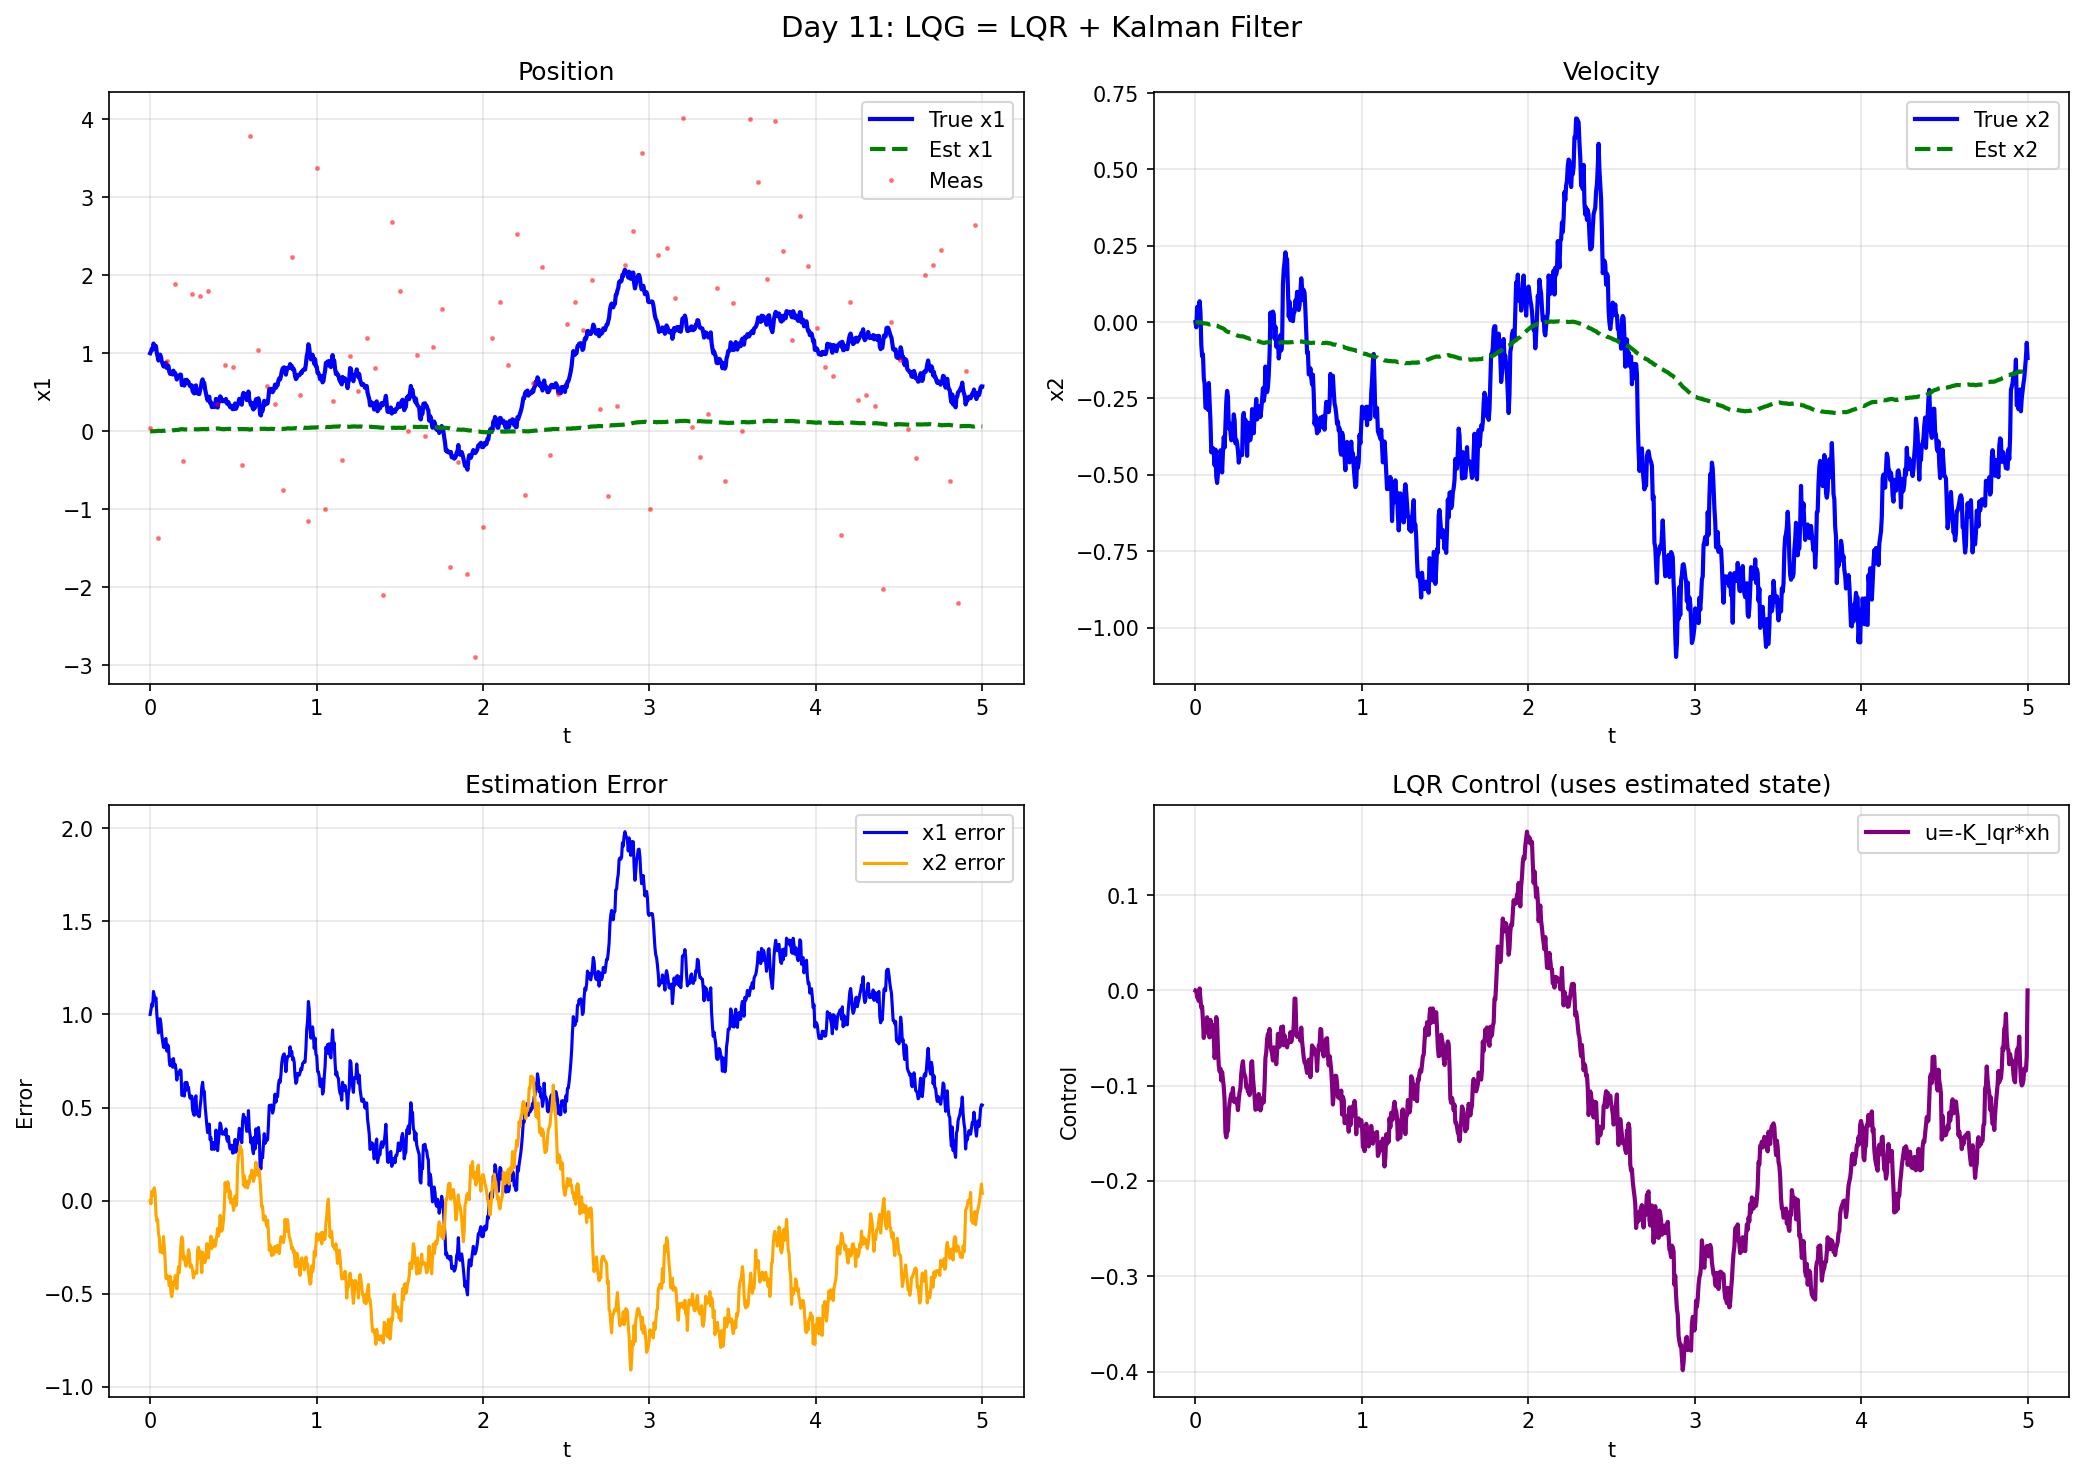

The script that saved this image:
import numpy as np
import matplotlib
matplotlib.use('Agg')
import matplotlib.pyplot as plt
from scipy import linalg

print("=" * 60)
print("Day 11: LQG = LQR + Kalman Filter")
print("=" * 60)

A = np.array([[0.0, 1.0], [-2.0, -3.0]])
B = np.array([[0.0], [2.0]])
C = np.array([[1.0, 0.0]])

Q_lqr = np.diag([10.0, 1.0])
R_lqr = np.array([[0.1]])
P_lqr = linalg.solve_continuous_are(A, B, Q_lqr, R_lqr)
K_lqr = (linalg.inv(R_lqr) @ B.T @ P_lqr).flatten()
A_cl = A - np.outer(B, K_lqr)
print(f"LQR K: {K_lqr.round(3)}, CL poles: {linalg.eigvals(A_cl).real.round(2)}")

Q_kf = np.eye(2) * 0.5
R_kf = np.array([[2.0]])
P_kf = linalg.solve_continuous_are(A.T, C.T, Q_kf, R_kf)
K_kf = (P_kf @ C.T / R_kf[0,0]).flatten()
print(f"Kalman Kf: {K_kf.round(3)}")

np.random.seed(42)
T = 5.0
dt = 0.005
N = int(T / dt)
t = np.linspace(0, T, N)

w = np.sqrt(Q_kf.diagonal()/dt) * np.random.randn(N, 2)
v = np.sqrt(R_kf[0,0]) * np.random.randn(N)

x = np.zeros((N, 2))
xh = np.zeros((N, 2))
y = np.zeros(N)
u = np.zeros(N)

x[0, 0] = 1.0
x[0, 1] = 0.0
xh[0, 0] = 0.0
xh[0, 1] = 0.0

for i in range(N-1):
    u[i] = -np.dot(K_lqr, xh[i])
    x_dot = np.dot(A, x[i]) + np.dot(B.flatten(), u[i]) + w[i]
    x[i+1] = x[i] + x_dot * dt
    y[i] = np.dot(C, x[i])[0] + v[i]
    xh_dot = np.dot(A, xh[i]) + np.dot(B.flatten(), u[i]) + K_kf * (y[i] - np.dot(C, xh[i]))
    xh[i+1] = xh[i] + xh_dot * dt

print(f"Done. Final true: {x[-1]}, final est: {xh[-1]}")

fig, axes = plt.subplots(2, 2, figsize=(14, 10))
fig.suptitle('Day 11: LQG = LQR + Kalman Filter', fontsize=14)

ax = axes[0, 0]
ax.plot(t, x[:,0], 'b-', lw=2, label='True x1')
ax.plot(t, xh[:,0], 'g--', lw=2, label='Est x1')
ax.plot(t[::10], y[::10], 'r.', ms=3, alpha=0.4, label='Meas')
ax.set_xlabel('t')
ax.set_ylabel('x1')
ax.set_title('Position')
ax.legend()
ax.grid(True, alpha=0.3)

ax = axes[0, 1]
ax.plot(t, x[:,1], 'b-', lw=2, label='True x2')
ax.plot(t, xh[:,1], 'g--', lw=2, label='Est x2')
ax.set_xlabel('t')
ax.set_ylabel('x2')
ax.set_title('Velocity')
ax.legend()
ax.grid(True, alpha=0.3)

ax = axes[1, 0]
ax.plot(t, x[:,0]-xh[:,0], 'b-', lw=1.5, label='x1 error')
ax.plot(t, x[:,1]-xh[:,1], 'orange', lw=1.5, label='x2 error')
ax.set_xlabel('t')
ax.set_ylabel('Error')
ax.set_title('Estimation Error')
ax.legend()
ax.grid(True, alpha=0.3)

ax = axes[1, 1]
ax.plot(t, u, 'purple', lw=2, label='u=-K_lqr*xh')
ax.set_xlabel('t')
ax.set_ylabel('Control')
ax.set_title('LQR Control (uses estimated state)')
ax.legend()
ax.grid(True, alpha=0.3)

plt.tight_layout()
plt.savefig('C:/Users/WUccc/.openclaw/workspace/notes/工程控制论/code/day11_lqg.png', dpi=150, bbox_inches='tight')
print("Figure saved!")
